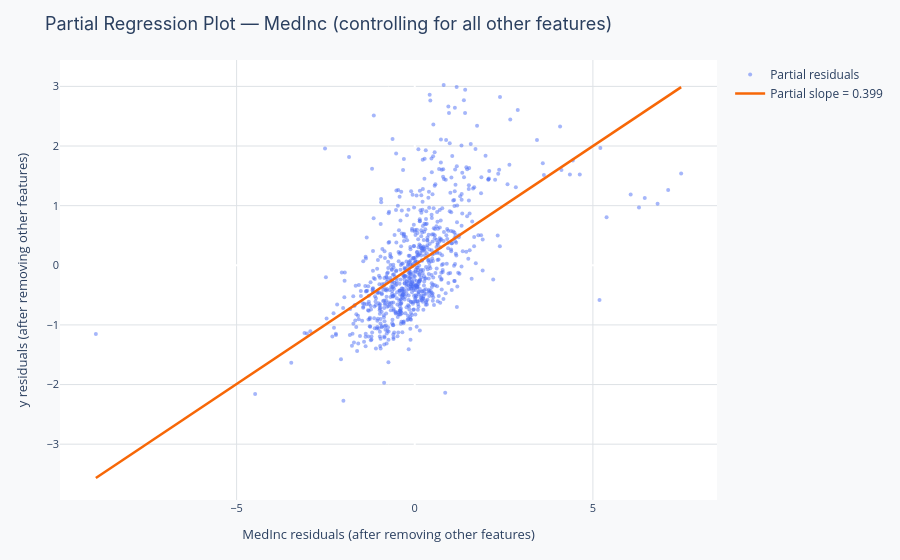

Write notebook code for a chart like this one.
### Markdown cell above
---
## Reading OLS Output for Multiple Features

The statsmodels OLS summary is the same for multiple features as for simple regression, but three things deserve extra attention.

### Adjusted R² vs R²

**R²** always increases when you add any feature, even a random one. Never use R² alone to decide whether to add a feature.

**Adjusted R²** penalizes for the number of predictors and increases only when a new feature explains more variance than would be expected by random chance. When comparing models with different numbers of features, adjusted R² is the right criterion.

### Feature-level p-values

Each coefficient's p-value tests H\u2080: "this coefficient equals zero, holding all other features constant." Important nuances:

- Multicollinearity inflates standard errors and can make genuinely important features appear insignificant — always check VIF alongside p-values
- A p-value of 0.12 does not mean the feature has no effect; it means the evidence is weak given the sample size and noise level

### AIC and BIC for model comparison

| Criterion | Penalty | Use when |
|-----------|---------|---------|
| AIC | 2k | Weaker penalty; better for prediction |
| BIC | k·ln(n) | Stronger penalty; favors simpler models |

Lower values are better. Use AIC or BIC when comparing models with different feature sets fitted to the same data.

### Partial regression plots

A partial regression plot for feature j shows the relationship between feature j and the target after removing the effect of all other features. It is the "true" marginal relationship — the slope equals the multiple regression coefficient for feature j.

The code below fits the full OLS model and shows the partial regression plot for MedInc.

### Code cell
import statsmodels.api as sm
from sklearn.datasets import fetch_california_housing

np.random.seed(42)
_hm = fetch_california_housing(as_frame=True)
_Xm, _ym = _hm.data, _hm.target.values

_Xmc  = sm.add_constant(_Xm)
_mlr  = sm.OLS(_ym, _Xmc).fit()
print(_mlr.summary())
print()

# Partial regression plot for MedInc (feature index 0)
_Xmv   = _Xm.values
_others = np.delete(_Xmv, 0, axis=1)
_Xoc2   = sm.add_constant(_others)

_ey  = sm.OLS(_ym, _Xoc2).fit().resid
_exj = sm.OLS(_Xmv[:, 0], _Xoc2).fit().resid

_idxp = np.random.choice(len(_ey), 800, replace=False)
_ps, _pi2 = np.polyfit(_exj[_idxp], _ey[_idxp], 1)
_px = np.linspace(_exj[_idxp].min(), _exj[_idxp].max(), 100)

_fp = go.Figure()
_fp.add_trace(go.Scatter(x=_exj[_idxp], y=_ey[_idxp], mode="markers",
    marker=dict(color=PALETTE["primary"], size=4, opacity=0.5), name="Partial residuals"))
_fp.add_trace(go.Scatter(x=_px, y=_ps * _px + _pi2, mode="lines",
    line=dict(color=PALETTE["secondary"], width=2.5),
    name=f"Partial slope = {_ps:.3f}"))
_fp.update_layout(base_layout(
    "Partial Regression Plot — MedInc (controlling for all other features)",
    "MedInc residuals (after removing other features)",
    "y residuals (after removing other features)"))
_fp.show()

### Figure 1 — Plotly figure (JSON) as saved in the notebook; plotly's stock layout.template omitted (floating-point values rounded to 4 significant figures; data arrays with more than 128 entries replaced by an {"elided": "..."} marker saying what was removed)
{"data": [{"marker": {"color": "#4C6EF5", "opacity": 0.5, "size": 4}, "mode": "markers", "name": "Partial residuals", "type": "scatter", "x": {"elided": "800 float values"}, "y": {"elided": "800 float values"}}, {"line": {"color": "#F76707", "width": 2.5}, "mode": "lines", "name": "Partial slope = 0.399", "type": "scatter", "x": [-8.951, -8.785, -8.619, -8.453, -8.287, -8.121, -7.955, -7.789, -7.623, -7.457, -7.291, -7.126, -6.96, -6.794, -6.628, -6.462, -6.296, -6.13, -5.964, -5.798, -5.632, -5.466, -5.3, -5.134, -4.968, -4.802, -4.636, -4.471, -4.305, -4.139, -3.973, -3.807, -3.641, -3.475, -3.309, -3.143, -2.977, -2.811, -2.645, -2.479, -2.313, -2.147, -1.981, -1.816, -1.65, -1.484, -1.318, -1.152, -0.9858, -0.8199, -0.6539, -0.488, -0.3221, -0.1561, 0.009821, 0.1758, 0.3417, 0.5076, 0.6736, 0.8395, 1.005, 1.171, 1.337, 1.503, 1.669, 1.835, 2.001, 2.167, 2.333, 2.499, 2.665, 2.831, 2.997, 3.163, 3.329, 3.495, 3.66, 3.826, 3.992, 4.158, 4.324, 4.49, 4.656, 4.822, 4.988, 5.154, 5.32, 5.486, 5.652, 5.818, 5.984, 6.15, 6.315, 6.481, 6.647, 6.813, 6.979, 7.145, 7.311, 7.477], "y": [-3.567, -3.501, -3.435, -3.369, -3.302, -3.236, -3.17, -3.104, -3.037, -2.971, -2.905, -2.839, -2.773, -2.706, -2.64, -2.574, -2.508, -2.441, -2.375, -2.309, -2.243, -2.177, -2.11, -2.044, -1.978, -1.912, -1.845, -1.779, -1.713, -1.647, -1.581, -1.514, -1.448, -1.382, -1.316, -1.25, -1.183, -1.117, -1.051, -0.9846, -0.9184, -0.8522, -0.786, -0.7198, -0.6535, -0.5873, -0.5211, -0.4549, -0.3887, -0.3225, -0.2562, -0.19, -0.1238, -0.05758, 0.008634, 0.07485, 0.1411, 0.2073, 0.2735, 0.3397, 0.4059, 0.4722, 0.5384, 0.6046, 0.6708, 0.737, 0.8033, 0.8695, 0.9357, 1.002, 1.068, 1.134, 1.201, 1.267, 1.333, 1.399, 1.465, 1.532, 1.598, 1.664, 1.73, 1.797, 1.863, 1.929, 1.995, 2.061, 2.128, 2.194, 2.26, 2.326, 2.392, 2.459, 2.525, 2.591, 2.657, 2.724, 2.79, 2.856, 2.922, 2.988]}], "layout": {"legend": {"font": {"size": 12}}, "margin": {"b": 60, "l": 60, "r": 30, "t": 60}, "paper_bgcolor": "#F8F9FA", "plot_bgcolor": "#FFFFFF", "title": {"font": {"family": "Inter, Arial, sans-serif", "size": 18}, "text": "Partial Regression Plot — MedInc (controlling for all other features)"}, "xaxis": {"gridcolor": "#DEE2E6", "tickfont": {"size": 11}, "title": {"font": {"size": 13}, "text": "MedInc residuals (after removing other features)"}}, "yaxis": {"gridcolor": "#DEE2E6", "tickfont": {"size": 11}, "title": {"font": {"size": 13}, "text": "y residuals (after removing other features)"}}}}
